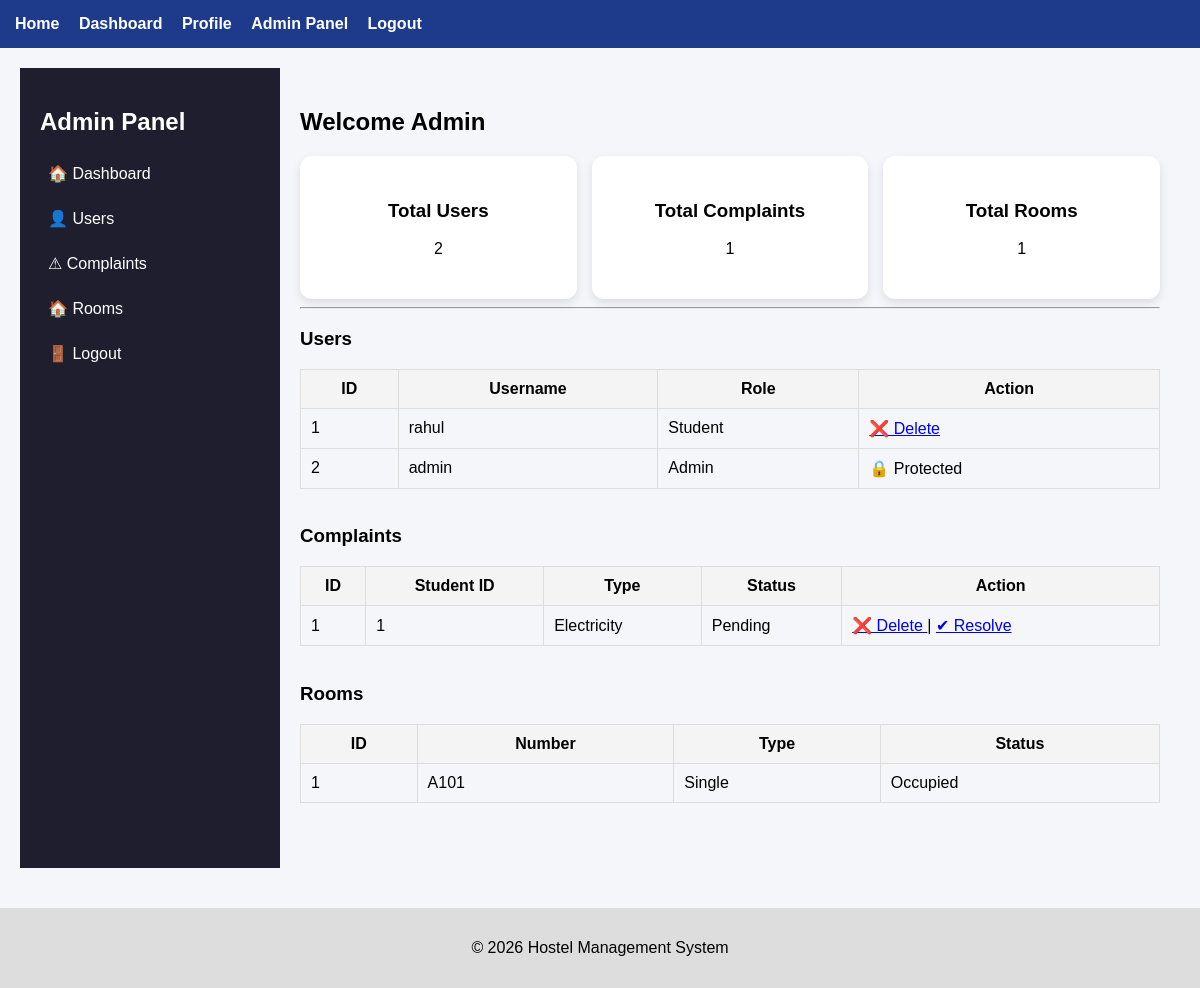
/admin (signed in), run on the app's committed database.
### tables this page shows
CREATE TABLE User_Account(
User_ID INTEGER PRIMARY KEY,
Username TEXT,
Password TEXT,
User_Role TEXT,
Last_Login TEXT
);

CREATE TABLE Complaint(
Complaint_ID INTEGER PRIMARY KEY,
Student_ID INTEGER,
Complaint_Type TEXT,
Complaint_Details TEXT,
Complaint_Date TEXT,
Status TEXT
);

CREATE TABLE Room(
Room_ID INTEGER PRIMARY KEY,
Room_Number TEXT,
Room_Type TEXT,
Capacity INTEGER,
Occupied_Beds INTEGER,
Room_Status TEXT
);

### app.py (the view)
@app.route("/admin")
def admin_panel():
    if "user_id" not in session:
        return redirect("/login")
    if session.get("role") != "Admin":
        return "Access Denied"
    conn = sqlite3.connect("hostel.db")
    cur = conn.cursor()
    cur.execute("SELECT User_ID, Username, User_Role FROM User_Account")
    users = cur.fetchall()
    cur.execute("SELECT Complaint_ID, Student_ID, Complaint_Type, Status FROM Complaint")
    complaints = cur.fetchall()
    cur.execute("SELECT Room_ID, Room_Number, Room_Type, Room_Status FROM Room")
    rooms = cur.fetchall()
    conn.close()
    return render_template(
        "admin.html",
        users=users,
        complaints=complaints,
        rooms=rooms
    )

### templates/admin.html
{% extends "base.html" %}
{% block content %}
<div class="admin-layout">
    <div class="sidebar">
        <h2>Admin Panel</h2>
        <a href="/dashboard">🏠 Dashboard</a>
        <a href="#users">👤 Users</a>
        <a href="#complaints">⚠ Complaints</a>
        <a href="#rooms">🏠 Rooms</a>
        <a href="/logout">🚪 Logout</a>
    </div>
    <div class="admin-main">
        <h2>Welcome Admin</h2>
        <div class="grid">
            <div class="card box">
                <h3>Total Users</h3>
                <p>{{ users|length }}</p>
            </div>
            <div class="card box">
                <h3>Total Complaints</h3>
                <p>{{ complaints|length }}</p>
            </div>
            <div class="card box">
                <h3>Total Rooms</h3>
                <p>{{ rooms|length }}</p>
            </div>
        </div>
        <hr>
        <h3 id="users">Users</h3>
        <table class="styled-table">
            <tr>
                <th>ID</th>
                <th>Username</th>
                <th>Role</th>
                <th>Action</th>
            </tr>
            {% for u in users %}
            <tr>
                <td>{{ u[0] }}</td>
                <td>{{ u[1] }}</td>
                <td>{{ u[2] }}</td>
                <td>
                    {% if u[2] != 'Admin' %}
                    <a href="/admin/delete-user/{{ u[0] }}"
                       onclick="return confirm('Delete this user?')">
                        ❌ Delete
                    </a>
                    {% else %}
                    🔒 Protected
                    {% endif %}
                </td>
            </tr>
            {% endfor %}
        </table>
        <br>
        <h3 id="complaints">Complaints</h3>
        <table class="styled-table">
            <tr>
                <th>ID</th>
                <th>Student ID</th>
                <th>Type</th>
                <th>Status</th>
                <th>Action</th>
            </tr>
            {% for c in complaints %}
            <tr>
                <td>{{ c[0] }}</td>
                <td>{{ c[1] }}</td>
                <td>{{ c[2] }}</td>
                <td>{{ c[3] }}</td>
                <td>
                    <a href="/admin/delete-complaint/{{ c[0] }}"
                       onclick="return confirm('Delete complaint?')">
                        ❌ Delete
                    </a>
                    |
                    {% if c[3] != 'Resolved' %}
                    <a href="/admin/resolve-complaint/{{ c[0] }}">
                        ✔ Resolve
                    </a>
                    {% else %}
                    ✔ Done
                    {% endif %}
                </td>
            </tr>
            {% endfor %}
        </table>
        <br>
        <h3 id="rooms">Rooms</h3>
        <table class="styled-table">
            <tr>
                <th>ID</th>
                <th>Number</th>
                <th>Type</th>
                <th>Status</th>
            </tr>
            {% for r in rooms %}
            <tr>
                <td>{{ r[0] }}</td>
                <td>{{ r[1] }}</td>
                <td>{{ r[2] }}</td>
                <td>{{ r[3] }}</td>
            </tr>
            {% endfor %}
        </table>
    </div>
</div>
{% endblock %}

### templates/base.html (shortened to what this page needs)
<!DOCTYPE html>
<html>
<head>
    <link rel="stylesheet" href="{{ url_for('static', filename='style.css') }}">
</head>
<body>
<nav class="navbar">
    <a href="/">Home</a>
    {% if session.get('user_id') %}
        <a href="/dashboard">Dashboard</a>
        <a href="/profile">Profile</a>
        {% if session.get('role') == 'Admin' %}
            <a href="/admin">Admin Panel</a>
        {% endif %}
        <a href="/logout">Logout</a>
    {% else %}
        <a href="/login">Login</a>
        <a href="/register">Register</a>
    {% endif %}
</nav>
<div class="container">
    {% block content %}{% endblock %}
</div>
<footer class="footer">
    <p>© 2026 Hostel Management System</p>
</footer>
</body>
</html>

### static/style.css (style rules this page uses)
body { font-family: Arial, sans-serif; margin: 0; background: #f4f6f9; }
.navbar { background: #1e3a8a; padding: 15px; }
.navbar a { color: white; margin-right: 15px; text-decoration: none; font-weight: bold; }
.container { padding: 20px; }
.footer { text-align: center; padding: 15px; background: #ddd; margin-top: 20px; }
.grid { display: grid; grid-template-columns: repeat(auto-fit, minmax(200px, 1fr)); gap: 15px; }
.box { text-align: center; padding: 25px; background: white; border-radius: 12px; box-shadow: 0 4px 10px rgba(0,0,0,0.1); transition: 0.2s; }
.admin-layout { display: flex; min-height: 100vh; }
.sidebar { width: 220px; background: #1e1e2f; color: white; padding: 20px; }
.sidebar h2 { margin-bottom: 20px; }
.sidebar a { display: block; color: white; text-decoration: none; margin: 10px 0; padding: 8px; border-radius: 5px; }
.admin-main { flex: 1; padding: 20px; }
.styled-table { width: 100%; border-collapse: collapse; margin-top: 10px; }
.styled-table th, .styled-table td { border: 1px solid #ddd; padding: 10px; }
.styled-table th { background: #f4f4f4; }

### data on the page
User_Account: User_ID "1", Username "rahul", User_Role "Student"
User_Account: User_ID "2", Username "admin", User_Role "Admin", shows "🔒 Protected"
Complaint: Complaint_ID "1", Student_ID "1", Complaint_Type "Electricity", Status "Pending"
Room: Room_ID "1", Room_Number "A101", Room_Type "Single", Room_Status "Occupied"

### other printed values
{{ users|length }} "2"
{{ complaints|length }} "1"
{{ rooms|length }} "1"
